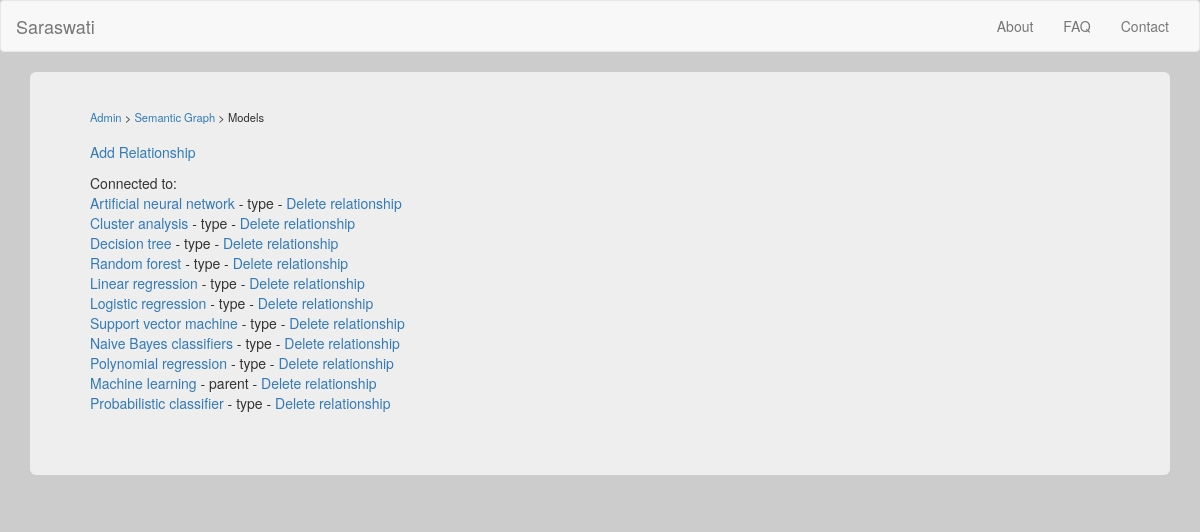
The page /node?id=6 on the database its author committed.
### db.py (models this page shows, shortened)
class semantic_graph_node(db.Model):
	id = db.Column('node_id', db.Integer, primary_key = True)
	title = db.Column(db.String(255))

class semantic_graph_relationship(db.Model):
	id = db.Column('relationship_id', db.Integer, primary_key = True)
	node_id_1 = db.Column(db.Integer)
	node_id_2 = db.Column(db.Integer)
	relationship_1_to_2 = db.Column(db.String(255))
	relationship_2_to_1 = db.Column(db.String(255))

### modules/admin.py (the view)
@admin.route('/node')
def view_node():
	nodeID = request.args['id']
	thisNode = semantic_graph_node.query.filter_by(id=nodeID).first()
	if not thisNode:
		return render_template("error.html", error_message = "Database error")
	else:
		nodeName = thisNode.title
	if "del" in request.args:
		semantic_graph_relationship.query.filter_by(id=request.args["del"]).delete()
		db.session.commit()
	nodeList = []
	queryList = semantic_graph_relationship.query.filter_by(node_id_1 = nodeID)
	for result in queryList:
		newItem = type('tmp', (object,), {}) #Hacky way to make newItem a generic object
		newItem.relationship_id = result.id
		newItem.relationship = result.relationship_2_to_1 #Show the relationship of node2 to node1
		newItem.other_node_id = result.node_id_2
		titleQuery = semantic_graph_node.query.filter_by(id = result.node_id_2).first()
		newItem.nodeTitle = titleQuery.title
		nodeList.append(newItem)
	queryList2 = semantic_graph_relationship.query.filter_by(node_id_2 = nodeID)
	for result in queryList2:
		newItem = type('tmp', (object,), {}) #Hacky way to make newItem a generic object
		newItem.relationship_id = result.id
		newItem.relationship = result.relationship_1_to_2 #Show the relationship of node1 to node2
		newItem.other_node_id = result.node_id_1
		titleQuery = semantic_graph_node.query.filter_by(id = result.node_id_1).first()
		newItem.nodeTitle = titleQuery.title
		nodeList.append(newItem)
	results = training_chat.query.order_by(training_chat.chat_id).filter_by(node_id = nodeID)
	chats = clean_training_chats(results)
	return render_template("node.html", nodes = nodeList, node_id = nodeID, node_name = nodeName, chats = chats)

### helpers.py (called while the page is built, shortened)
def clean_training_chats(inputList):
	chats = []
	return chats

### templates/node.html (shortened to what this page needs)
{% extends "base.html" %}
{% block content %}
  <div class="container">
    <div class="jumbotron">
		<div class="navigation_header">
			<a href="admin">Admin</a> &gt; <a href="graph">Semantic Graph</a> &gt; {{ node_name }}
		</div>
		<a href="add_relationship?id={{ node_id }}">Add Relationship</a>
		<div style="height: 0.8em;"></div>
		{% if not nodes %}
			No connections found
		{% else %}
			Connected to:<br />
			{% for node in nodes %}
				<a href="node?id={{ node.other_node_id }}">{{ node.nodeTitle }}</a> - {{node.relationship}} - <a href="node?id={{ node_id }}&del={{ node.relationship_id }}" onclick="return confirm('Are you sure?');">Delete relationship</a><br />
			{% endfor %}
		{% endif %}
		<div style="height: 1em;"></div>
	</div>
  </div>
{% endblock %}

### static/styles.css (style rules this page uses)
body { background-color: #CCC; }
.navigation_header { margin-top: -1em; font-size: 0.8em; margin-bottom: 1.5em; }

### rows shown on the page
semantic_graph_node: title "Models"
semantic_graph_node: nodeTitle "Artificial neural network"
semantic_graph_relationship: relationship "type"
semantic_graph_node: nodeTitle "Cluster analysis"
semantic_graph_relationship: relationship "type"
semantic_graph_node: nodeTitle "Decision tree"
semantic_graph_relationship: relationship "type"
semantic_graph_node: nodeTitle "Random forest"
semantic_graph_relationship: relationship "type"
semantic_graph_node: nodeTitle "Linear regression"
semantic_graph_relationship: relationship "type"
semantic_graph_node: nodeTitle "Logistic regression"
semantic_graph_relationship: relationship "type"
semantic_graph_node: nodeTitle "Support vector machine"
semantic_graph_relationship: relationship "type"
semantic_graph_node: nodeTitle "Naive Bayes classifiers"
semantic_graph_relationship: relationship "type"
semantic_graph_node: nodeTitle "Polynomial regression"
semantic_graph_relationship: relationship "type"
semantic_graph_node: nodeTitle "Machine learning"
semantic_graph_relationship: relationship "parent"
semantic_graph_node: nodeTitle "Probabilistic classifier"
semantic_graph_relationship: relationship "type"
